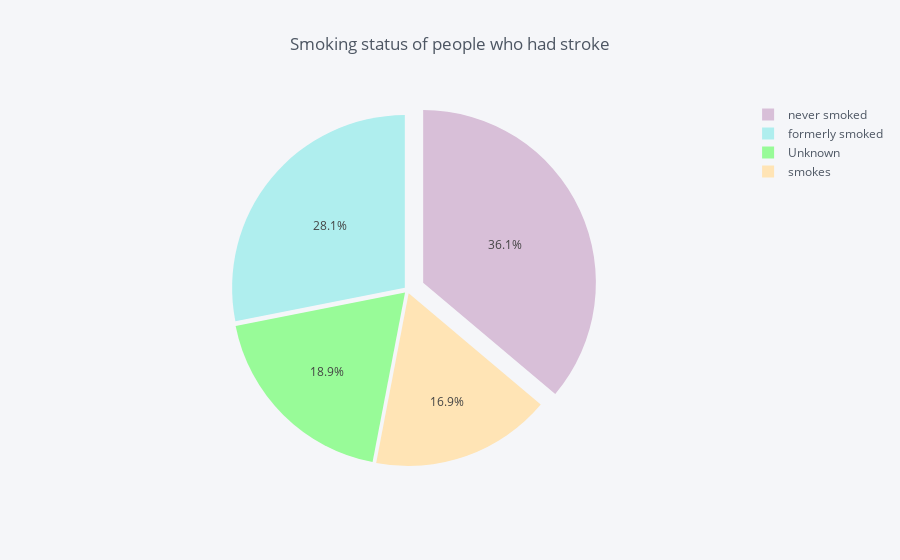

Here is the notebook cell this chart was saved with:
### Code cell
smoke = dataset.groupby(dataset['smoking_status'])['stroke'].sum()
data_smoke = pd.DataFrame({'labels': smoke.index,
                   'values': smoke.values
                  })
data_smoke.iplot(kind='pie',labels='labels',values='values', title='Smoking status of people who had stroke', colors = colors2, 
            pull=[0.02, 0.02, 0.1, 0.02])

### Figure 1 — Plotly figure (JSON) as saved in the notebook; plotly's stock layout.template omitted (floating-point values rounded to 4 significant figures)
{"data": [{"labels": ["Unknown", "formerly smoked", "never smoked", "smokes"], "marker": {"colors": ["rgba(152, 251, 152, 1.0)", "rgba(175, 238, 238, 1.0)", "rgba(216, 191, 216, 1.0)", "rgba(255, 228, 181, 1.0)"]}, "name": "", "pull": [0.02, 0.02, 0.1, 0.02], "type": "pie", "values": [47, 70, 90, 42]}], "layout": {"legend": {"bgcolor": "#F5F6F9", "font": {"color": "#4D5663"}}, "paper_bgcolor": "#F5F6F9", "plot_bgcolor": "#F5F6F9", "title": "Smoking status of people who had stroke", "titlefont": {"color": "#4D5663"}}}
